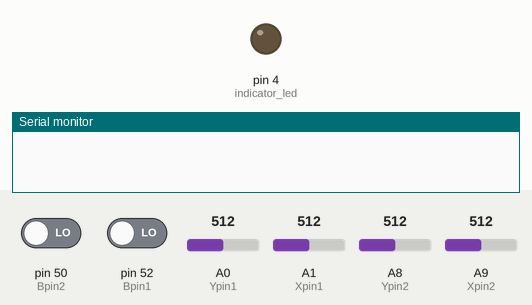
Recording of a sketch running on a simulated Arduino Mega 2560, built with avr-gcc and run on an emulated ATmega2560. Shown: output pins drawn as LEDs (lit = HIGH), the last lines printed to the serial monitor. Dashed ring = blinking. Inputs (shaded band) come from the test bench; at power-on: A0 (Ypin1) = 512, pin 52 (Bpin1) LOW, pin 50 (Bpin2) LOW, A1 (Xpin1) = 512, A8 (Ypin2) = 512, A9 (Xpin2) = 512.

Above: at 1.2 s.
1.3 s: A0 (Ypin1) set to 893
2.8 s: A0 (Ypin1) set to 912
At 3.3 s:
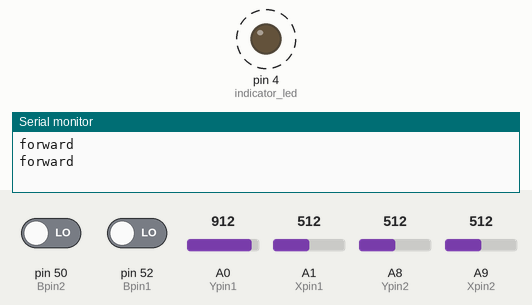
5.8 s: pin 52 (Bpin1) driven HIGH
At 6.6 s:
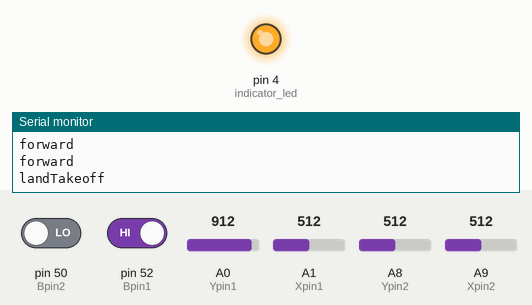
7.7 s: pin 50 (Bpin2) driven HIGH and pin 52 (Bpin1) driven LOW
10.7 s: A1 (Xpin1) set to 910
13.7 s: A8 (Ypin2) set to 893
16.7 s: A8 (Ypin2) set to 908
Timing chart, 0 to 20.7 s (numbered marks = the images above; inputs shaded):
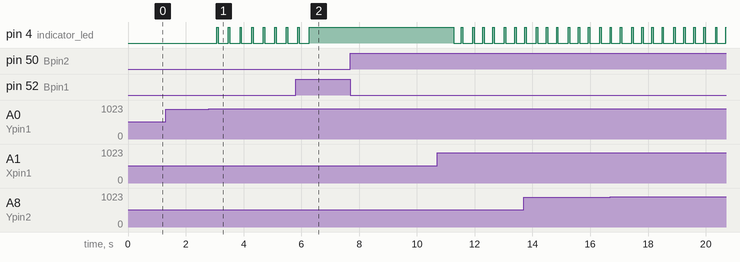

The sketch:

droneProjectCode.ino
```cpp
//libraries used
#include <Wire.h>
#include <LiquidCrystal_I2C.h> /*LCD*/
#include <Servo.h>
//variables used
float dronePosition = 0.00;
String userInput;
char arduinoData[15];
//joystick1
int Ypin1=A0;
int Xpin1=A1;
int Bpin1=52;
int Yval1;
int Xval1;
int Bval1;
//joystick1
int Ypin2=A8;
int Xpin2=A9;
int Bpin2=50;
int Yval2;
int Xval2;
int Bval2;
//pb variables
const int pb_take_Pic_pin = 3;
int TakePicture;
int escape;
const int pb_exit_pin = 2;
//led variables
const int indicator_led = 4;

void setup(){
initArduino();
}

void loop(){
    surveillanceMoves();
}

//functions
//comm functions
int talk(char data[15]){
  Serial.println(data);
  delay(250);
}

void listen(){
  while(Serial.available()==0){
    //do nothing while there is no data
  }
  userInput = Serial.readStringUntil("\r");
}

//init arduino
void initArduino(){
    Serial.begin(9600);
    pinMode(indicator_led, OUTPUT);
    pinMode(pb_take_Pic_pin,INPUT);
    pinMode(pb_exit_pin,INPUT);
    pinMode(Xpin1,INPUT);
    pinMode(Xpin2,INPUT);
    pinMode(Ypin1,INPUT);
    pinMode(Ypin2,INPUT);
    pinMode(Bpin1,INPUT);
    pinMode(Bpin2,INPUT);
}

void notify(){
    digitalWrite(indicator_led, HIGH);   // turn the LED on (HIGH is the voltage level)
    delay(50);                       // wait for a second
    digitalWrite(indicator_led, LOW);    // turn the LED off by making the voltage LOW
    delay(50);
}

void surveillanceMoves(){
    Xval1=analogRead(Xpin1);
    Xval2=analogRead(Xpin2);
    Yval1=analogRead(Ypin1);
    Yval2=analogRead(Ypin2);
    Bval1=digitalRead(Bpin1);
    Bval2=digitalRead(Bpin2);
    //standby=digitalRead(pb_take_Pic_pin);
    //escape=digitalRead(pb_exit_pin);
    if(Xval1<50){
        //tell python to go left
        //yellow left
        talk("left");
        notify();
    }
    if(Xval1>900){
        //tell python to go right
        //yellow right
        talk("right");
        notify();
    }
    if(Xval2<50){
        //tell pyton to rotate left
        //red left
        talk("antiClockwise");
        notify();
    }
    if(Xval2>900){
        //tell python to rotate right
        //red right
        talk("clockwise");
        notify();
    }
    if(Bval1==1 && Bval2==0){
        //tell py to speed up
        //landTake off, yellow press
        talk("landTakeoff");
        digitalWrite(indicator_led, HIGH);
        delay(5000);
        digitalWrite(indicator_led, LOW);;
    }
    if(Bval2==1 && Bval1==0){
        //tell py to slow down
        //take picture, red press
        talk("takePic");
        notify();
    }
    if(Yval1<50){
        //tell python to go back
        talk("back");
        notify();
    }
    if(Yval1>900){
        //tell python to go forward
        talk("forward");
        notify();
    }
    if(Yval2<50){
        //tell pyton to move up
        talk("up");
        notify();
    }
    if(Yval2>900){
        //tell python to move down
        talk("down");
        notify();
    }
    if(Bval1==1 & Bval2==1){
        //tell drone to land or go up
        talk("standby");
        digitalWrite(indicator_led, HIGH);
        delay(5000);
        digitalWrite(indicator_led, LOW);
    }
   /* if(TakePicture==0){
        //big PB
        talk("takePic");
        notify();
    }

    if(escape==0){
        //samll pb
        talk("landTakeoff");
        notify();
        delay(3000);
    }

    /*if(Bval1==1 & Bval2==1){
        radar();
        notify();
    }*/
    else{
        digitalWrite(indicator_led, LOW);
    }
    delay(50);


}
/*void radar(){
    //radar control the stepper motor
    //may have to remove
    listen();
    radar_var = userInput;

}*/
void getWeather(){
    //reading the barometer reading
    //may have to remove

}
```

Measured:
- the behaviour switches between 900 and 901 on A0 (Ypin1) (found by bisection; images 0 and 1)
- after the input at 1.3 s, every drawn part: stays the same
- after the input at 2.8 s, pin 4 (indicator_led): alternates HIGH for 0.05 s and LOW for 0.35 s, starting after 0.28 s
- after the input at 5.8 s, pin 4 (indicator_led): goes on until 6.3 s, then stays HIGH
- after the input at 7.7 s, every drawn part: stays the same
